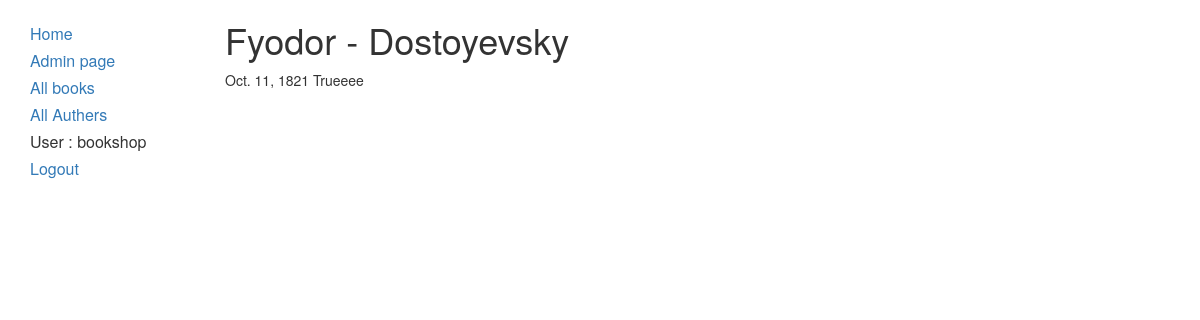
The app's page /book/author/1/ (signed in) with its own data.
### app/models.py (models this page shows, shortened)
class Author(models.Model):
    first_name=     models.CharField(max_length=100)
    last_name=      models.CharField(max_length=100)
    date_of_birth=  models.DateField(blank=True, null=True)
    @property
    def date_check(self):
        if self.date_of_birth and self.date_of_birth < date.today():
            return True
        return False

### app/views.py (the view)
# urls.py: url(r'^author/(?P<pk>[0-9]+)/$', views.Author_detail, name="author-detail"),
def Author_detail(request,pk):
    obj = get_object_or_404(models.Author, pk=pk)
    context = {
    'author' : obj,
    }
    return render(request,'app/author_detail.html' , context)

### app/templates/app/author_detail.html
{% extends "app/layout.html" %}
{% block content %}
<h1>{{ author.first_name }} - {{ author.last_name }}</h1>
<span>{{ author.date_of_birth }}</span>
<span>
{% if author.date_check %}
    Trueeee
{% else %}
    Faaaaaaaalse
{% endif %}
</span>
{% endblock content %}

### app/templates/app/layout.html (shortened to what this page needs)
<!DOCTYPE html>
<html lang="en">
<head>
  <link rel="stylesheet" href="https://maxcdn.bootstrapcdn.com/bootstrap/3.4.0/css/bootstrap.min.css">
    {% load static %}
    <link rel="stylesheet" href="{% static 'app/css/style.css' %}"
</head>
<body>
<div class="container">
  <div class="row">
    <div class="col-sm-2">
    {% block sidebar %}
        <ul class="sidebar-nav">
            <li><a href="{% url 'app:Index' %}">Home</a></li>
            <li><a href="/admin">Admin page</a></li>
            <li><a href="{% url 'app:book-list' %}">All books</a></li>
            <li><a href="{% url 'app:author' %}">All Authers</a></li>
            {% if user.is_authenticated %}
              <li> User : {{ user.get_username }}
              <li><a href="{% url 'logout' %}?next={{request.path}}">Logout</a></li>
            {% else %}
              <li><a href="{% url 'login' %}?next={{request.path}}">Login</a></li>
            {% endif %}
        </ul>
    {% endblock %}
    </div>
    <div class="col-sm-10">
        {% block content %}
        {% endblock  %}
    </div>
  </div>
</div>
</body>
</html>

### app/static/app/css/style.css (style rules this page uses)
.sidebar-nav { margin-top: 20px; list-style: none; padding-left: 0; line-height: 27px; font-size: 16px; }

### records on screen
Author: first_name "Fyodor", last_name "Dostoyevsky", date_of_birth "Oct. 11, 1821"

### other values on screen
{{ user.get_username }} "bookshop"
